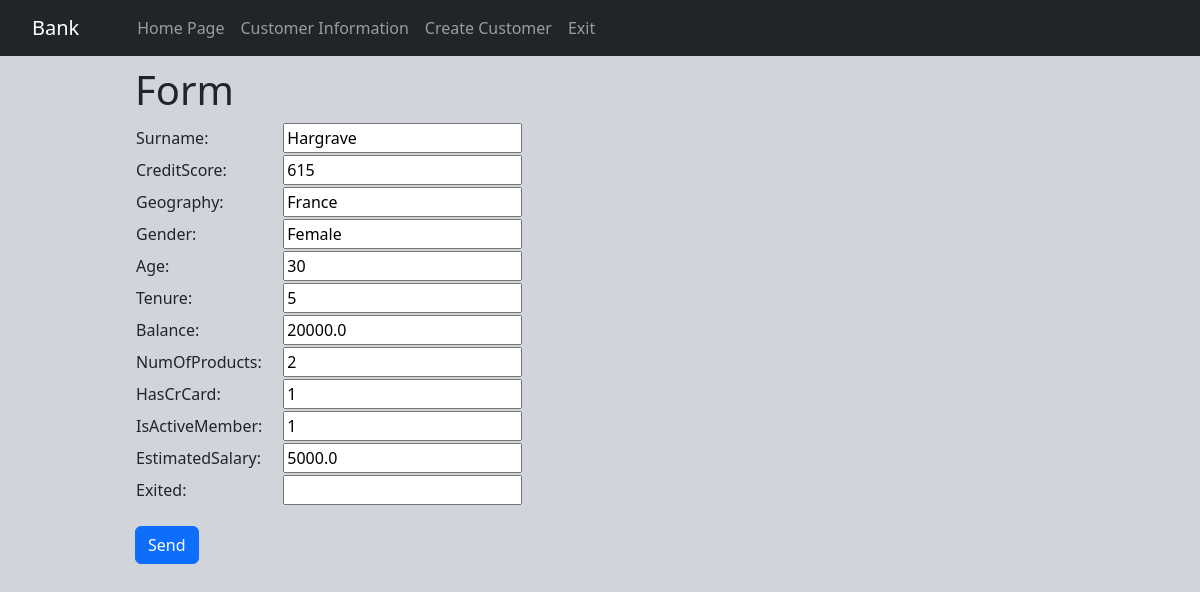
The app's page /data/1/update/ (signed in) with its own data.
### data/models.py (models this page shows, shortened)
class Data(models.Model):
    CustomerId = models.IntegerField(primary_key=True, serialize=False, unique=True, auto_created=True)
    Surname = models.CharField(max_length=50, null=True)
    CreditScore = models.IntegerField(null=True)
    Geography = models.CharField(max_length=50, null=True)
    Gender = models.CharField(max_length=10, null=True)
    Age = models.IntegerField(null=True)
    Tenure = models.IntegerField(null=True)
    Balance = models.FloatField(null=True)
    NumOfProducts = models.IntegerField(null=True)
    HasCrCard = models.IntegerField(null=True)
    IsActiveMember = models.IntegerField(null=True)
    EstimatedSalary = models.FloatField(null=True)
    Exited = models.IntegerField(null=True, blank=True)

### data/views.py (the view)
# urls.py: path('<int:CustomerId>/update/', data_update, name='update'),
def data_update(request, CustomerId):
    if not request.user.is_authenticated:
        return Http404
    data = get_object_or_404(Data, CustomerId=CustomerId)
    form = DataForm(request.POST or None, instance=data)
    if form.is_valid():
        form.save()
        return redirect('data:index')
    else:
        form = DataForm(instance=data)
    context = {
        'form': form,
        'data': data,
    }
    return render(request, 'data/form.html', context)

### data/forms.py
class DataForm(forms.ModelForm):
    class Meta:
        model = Data
        fields = [
            'Surname',
            'CreditScore',
            'Geography',
            'Gender',
            'Age',
            'Tenure',
            'Balance',
            'NumOfProducts',
            'HasCrCard',
            'IsActiveMember',
            'EstimatedSalary',
            'Exited'
        ]

### templates/data/form.html (shortened to what this page needs)
{% extends 'base.html' %}
{% block body %}
    <form method="POST" style="margin-left: 135px;">
        <h1 style="margin-top: 10px;">Form</h1>
        <table >
            {% for field in form %}
                <tr style="margin-top: 20px;">
                    <td style="padding-right: 20px;">{{ field.label_tag}}</td>
                    <td style="padding-right: 20px;">{{ field }}</td>
                </tr>
            {% endfor %}
        </table>
        <input class="btn btn-primary" type="submit" value="Send" style="margin-top: 20px;">
    </form>
{% endblock body %}

### records on screen
Data: form "Hargrave" "615" "France" "Female" "30" "5" "20000.0" "2" "1" "1" "5000.0"

### other values on screen
{{ field.label_tag }} "Surname:" "CreditScore:" "Geography:" "Gender:" "Age:" "Tenure:" "Balance:" "NumOfProducts:" "HasCrCard:" "IsActiveMember:" "EstimatedSalary:" "Exited:"
